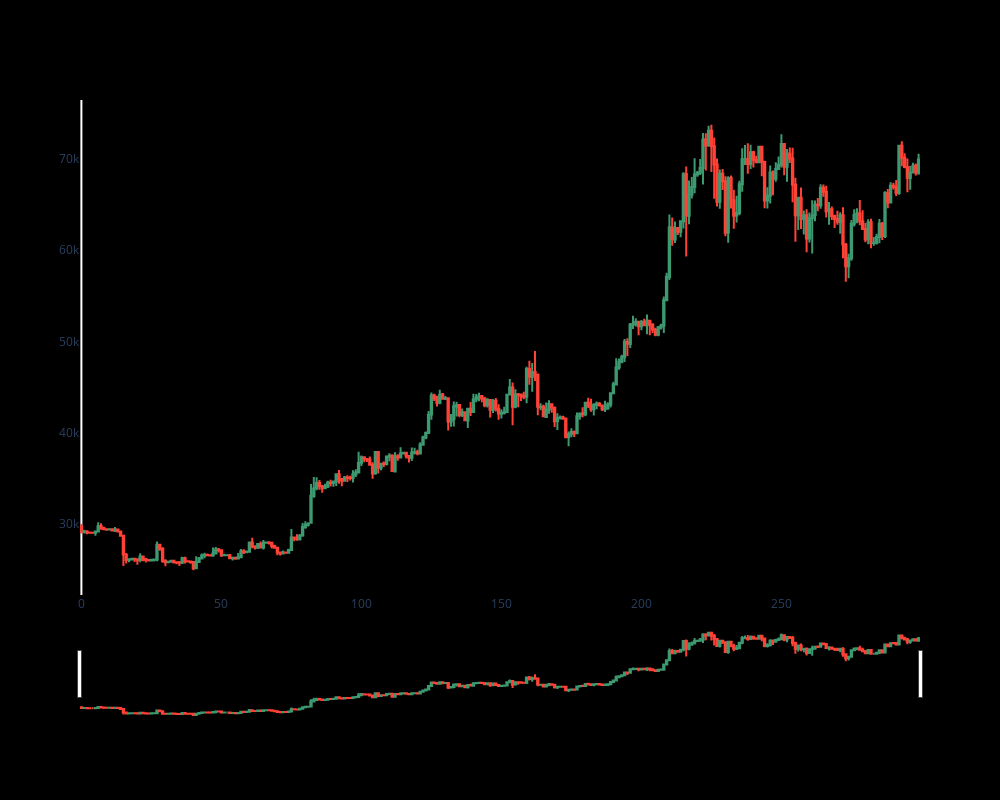

The notebook cell saved with this chart:
### Code cell
import plotly.graph_objects as go
dfpl=data[:]
fig = go.Figure(data=[go.Candlestick(x=dfpl.index,
                    open=dfpl['Open'],
                    high=dfpl['High'],
                    low=dfpl['Low'],
                    close=dfpl['Close'])])

fig.update_layout(
    autosize=False,
    width=1000,
    height=800, 
    paper_bgcolor='black',
    plot_bgcolor='black')
fig.update_xaxes(gridcolor='black')
fig.update_yaxes(gridcolor='black')

fig.show()

### Figure 1 — Plotly figure (JSON) as saved in the notebook; plotly's stock layout.template omitted (floating-point values rounded to 4 significant figures; data arrays with more than 128 entries replaced by an {"elided": "..."} marker saying what was removed)
{"data": [{"close": {"elided": "300 float values"}, "high": {"elided": "300 float values"}, "low": {"elided": "300 float values"}, "open": {"elided": "300 float values"}, "type": "candlestick", "x": {"elided": "300 int values"}}], "layout": {"autosize": false, "height": 800, "paper_bgcolor": "black", "plot_bgcolor": "black", "width": 1000, "xaxis": {"gridcolor": "black"}, "yaxis": {"gridcolor": "black"}}}
